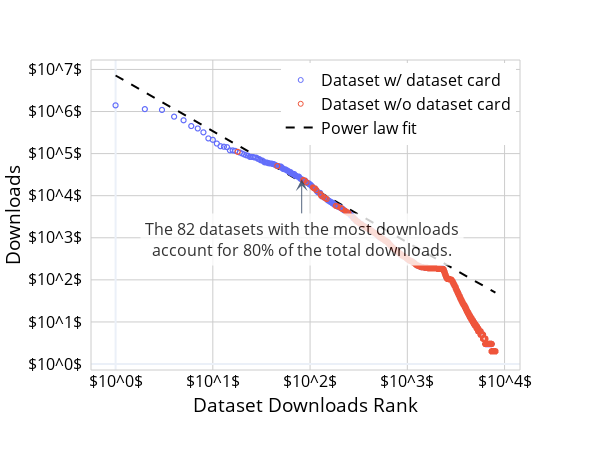

Notebook cell for this chart:
### Code cell
import plotly.express as px
import numpy as np
from sklearn.linear_model import LinearRegression
from scipy.optimize import curve_fit
import plotly.graph_objs as go

def power_law(x, a, b):
    return a * x**(-b)

test_data = dataset_info[dataset_info['log(downloads)']>0]
fig = px.scatter(
    test_data,
    x='log(rank)',
    y='log(downloads)',
    color='has_nonempty_card',
    labels={'x': 'log10(Rank)', 'y': 'log10(dataset_downloads)'},
    
)

# # update the size of the scatter plot
fig.update_traces(marker=dict(symbol='circle-open', size=5,line=dict(width=1)))

# find the point where the downloads_percentage > 0.8 and annotate it
for i in range(len(dataset_info)):
    if dataset_info.loc[i, 'downloads_percentage'] > 0.8:
        rank = dataset_info.loc[i, 'rank']
        downloads_percentage = dataset_info.loc[i, 'downloads_percentage']
        break

# add the annotation '80% of models downloads are in the top 80 models out of 75k models', in two lines
fig.add_annotation(
    x=dataset_info.loc[i, 'log(rank)'],
    y=dataset_info.loc[i, 'log(downloads)'],
    text=f"""The {rank} datasets with the most downloads<br>account for 80% of the total downloads.""",
    showarrow=True,
    arrowhead=3,
    ax=0,
    ay=60,
    borderpad=4,
    arrowsize=2,
    bgcolor="#ffffff",
    opacity=0.8
)
# fig.update_layout(template='plotly_white')

# move legend to other place
fig.update_layout(legend=dict(
    yanchor="top",
    y=0.99,
    xanchor="right",
    x=0.99
))

# update legend title
fig.update_layout(legend_title_text='')

# update legend text
fig.for_each_trace(
    lambda trace: trace.update(name=trace.name.replace("True", "Dataset w/ dataset card"))
)
fig.for_each_trace(
    lambda trace: trace.update(name=trace.name.replace("False", "Dataset w/o dataset card"))
)


rank = np.log10(test_data['rank'])
log_downloads = np.log10(test_data['downloads'])

test_rank = np.log10(test_data['rank'][25:])
test_log_downloads = np.log10(test_data['downloads'][25:])

popt, pcov = curve_fit(power_law, 10**test_rank, 10**test_log_downloads)

x_fit = np.linspace(np.min(rank), np.max(rank), 100)
y_fit = power_law(10**x_fit, *popt)
# fig.add_scatter(x=x_fit, y=np.log10(y_fit), mode='lines', name='Power law fit')
fig.add_trace(go.Scatter(
    x=x_fit, y=np.log10(y_fit), mode='lines', name='Power law fit',
    line=dict(color='black', width=2, dash='dash')
))
fig.update_layout(template='plotly_white')

# # add grid of the background
fig.update_layout(
    xaxis=dict(
        showgrid=True,
        gridwidth=1,
        gridcolor='#cccccc',
    ),
    yaxis=dict(
        showgrid=True,
        gridwidth=1,
        gridcolor='#cccccc',
    ),
)
# add the border of the figure as rectangle
fig.update_layout(
    shapes=[
        dict(
            type="rect", xref="paper", yref="paper", x0=0, y0=0, x1=1,y1=1,
            line=dict(color="#cccccc", width=1),
        )
    ]
)

# remove figure title
fig.update_layout(title=dict(text=""))

# update x and y axis title
fig.update_xaxes(title_text='Dataset Downloads Rank')
fig.update_yaxes(title_text='Downloads')

# change font size
fig.update_layout(font_size=16)

# let font darker
fig.update_layout(font_color="black")
layout = go.Layout(
    xaxis=dict(
        tickvals=[0, 1, 2, 3, 4],
        ticktext=[r'$10^0$', r'$10^1$', r'$10^2$', r'$10^3$', r'$10^4$'],
    ),
    yaxis=dict(
        tickvals=[0, 1, 2, 3, 4, 5, 6, 7],
        ticktext=[r'$10^0$', r'$10^1$', r'$10^2$', r'$10^3$', r'$10^4$', r'$10^5$', r'$10^6$', r'$10^7$'],
    )
)

# change y ticks' position to be a bit lefter
fig.update_yaxes(tickfont=dict(color='black', size=16), ticks='outside', tickangle=0, ticklen=5, tickwidth=1, tickcolor='#ffffff')
# change y label's position to be a bit righter
fig.update_yaxes(title_standoff=2)
fig.update_xaxes(title_standoff=2)

# update the color of axis grid line color
fig.update_xaxes(showgrid=True, gridwidth=1, gridcolor='#cccccc')
fig.update_yaxes(showgrid=True, gridwidth=1, gridcolor='#cccccc')

fig.update_layout(layout)

fig.update_layout(width=600, height=450)
fig.show()

# import plotly.io as pio

# # Save the figure with a high resolution (dpi=300)
# pio.write_image(fig, 'Figure_downloads.jpeg', width=600, height=450, scale=5)

### Figure 1 — Plotly figure (JSON) as saved in the notebook; plotly's stock layout.template omitted (floating-point values rounded to 4 significant figures; data arrays with more than 128 entries replaced by an {"elided": "..."} marker saying what was removed)
{"data": [{"hovertemplate": "has_nonempty_card=True<br>log(rank)=%{x}<br>log(downloads)=%{y}<extra></extra>", "legendgroup": "True", "marker": {"color": "#636efa", "line": {"width": 1}, "size": 5, "symbol": "circle-open"}, "mode": "markers", "name": "Dataset w/ dataset card", "showlegend": true, "type": "scattergl", "x": {"elided": "4332 float values"}, "xaxis": "x", "y": {"elided": "4332 float values"}, "yaxis": "y"}, {"hovertemplate": "has_nonempty_card=False<br>log(rank)=%{x}<br>log(downloads)=%{y}<extra></extra>", "legendgroup": "False", "marker": {"color": "#EF553B", "line": {"width": 1}, "size": 5, "symbol": "circle-open"}, "mode": "markers", "name": "Dataset w/o dataset card", "showlegend": true, "type": "scattergl", "x": {"elided": "3722 float values"}, "xaxis": "x", "y": {"elided": "3722 float values"}, "yaxis": "y"}, {"line": {"color": "black", "dash": "dash", "width": 2}, "mode": "lines", "name": "Power law fit", "type": "scatter", "x": [0, 0.03945, 0.07891, 0.1184, 0.1578, 0.1973, 0.2367, 0.2762, 0.3156, 0.3551, 0.3945, 0.434, 0.4735, 0.5129, 0.5524, 0.5918, 0.6313, 0.6707, 0.7102, 0.7496, 0.7891, 0.8285, 0.868, 0.9075, 0.9469, 0.9864, 1.026, 1.065, 1.105, 1.144, 1.184, 1.223, 1.263, 1.302, 1.341, 1.381, 1.42, 1.46, 1.499, 1.539, 1.578, 1.618, 1.657, 1.697, 1.736, 1.775, 1.815, 1.854, 1.894, 1.933, 1.973, 2.012, 2.052, 2.091, 2.131, 2.17, 2.209, 2.249, 2.288, 2.328, 2.367, 2.407, 2.446, 2.486, 2.525, 2.565, 2.604, 2.643, 2.683, 2.722, 2.762, 2.801, 2.841, 2.88, 2.92, 2.959, 2.999, 3.038, 3.077, 3.117, 3.156, 3.196, 3.235, 3.275, 3.314, 3.354, 3.393, 3.433, 3.472, 3.511, 3.551, 3.59, 3.63, 3.669, 3.709, 3.748, 3.788, 3.827, 3.867, 3.906], "y": [6.856, 6.804, 6.752, 6.7, 6.648, 6.596, 6.543, 6.491, 6.439, 6.387, 6.335, 6.283, 6.231, 6.178, 6.126, 6.074, 6.022, 5.97, 5.918, 5.866, 5.814, 5.761, 5.709, 5.657, 5.605, 5.553, 5.501, 5.449, 5.396, 5.344, 5.292, 5.24, 5.188, 5.136, 5.084, 5.032, 4.979, 4.927, 4.875, 4.823, 4.771, 4.719, 4.667, 4.614, 4.562, 4.51, 4.458, 4.406, 4.354, 4.302, 4.25, 4.197, 4.145, 4.093, 4.041, 3.989, 3.937, 3.885, 3.832, 3.78, 3.728, 3.676, 3.624, 3.572, 3.52, 3.467, 3.415, 3.363, 3.311, 3.259, 3.207, 3.155, 3.103, 3.05, 2.998, 2.946, 2.894, 2.842, 2.79, 2.738, 2.685, 2.633, 2.581, 2.529, 2.477, 2.425, 2.373, 2.321, 2.268, 2.216, 2.164, 2.112, 2.06, 2.008, 1.956, 1.903, 1.851, 1.799, 1.747, 1.695]}], "layout": {"annotations": [{"arrowhead": 3, "arrowsize": 2, "ax": 0, "ay": 60, "bgcolor": "#ffffff", "borderpad": 4, "opacity": 0.8, "showarrow": true, "text": "The 82 datasets with the most downloads<br>account for 80% of the total downloads.", "x": 1.914, "y": 4.389}], "font": {"color": "black", "size": 16}, "height": 450, "legend": {"title": {"text": ""}, "tracegroupgap": 0, "x": 0.99, "xanchor": "right", "y": 0.99, "yanchor": "top"}, "margin": {"t": 60}, "shapes": [{"line": {"color": "#cccccc", "width": 1}, "type": "rect", "x0": 0, "x1": 1, "xref": "paper", "y0": 0, "y1": 1, "yref": "paper"}], "title": {"text": ""}, "width": 600, "xaxis": {"anchor": "y", "domain": [0, 1], "gridcolor": "#cccccc", "gridwidth": 1, "showgrid": true, "ticktext": ["$10^0$", "$10^1$", "$10^2$", "$10^3$", "$10^4$"], "tickvals": [0, 1, 2, 3, 4], "title": {"standoff": 2, "text": "Dataset Downloads Rank"}}, "yaxis": {"anchor": "x", "domain": [0, 1], "gridcolor": "#cccccc", "gridwidth": 1, "showgrid": true, "tickangle": 0, "tickcolor": "#ffffff", "tickfont": {"color": "black", "size": 16}, "ticklen": 5, "ticks": "outside", "ticktext": ["$10^0$", "$10^1$", "$10^2$", "$10^3$", "$10^4$", "$10^5$", "$10^6$", "$10^7$"], "tickvals": [0, 1, 2, 3, 4, 5, 6, 7], "tickwidth": 1, "title": {"standoff": 2, "text": "Downloads"}}}}
